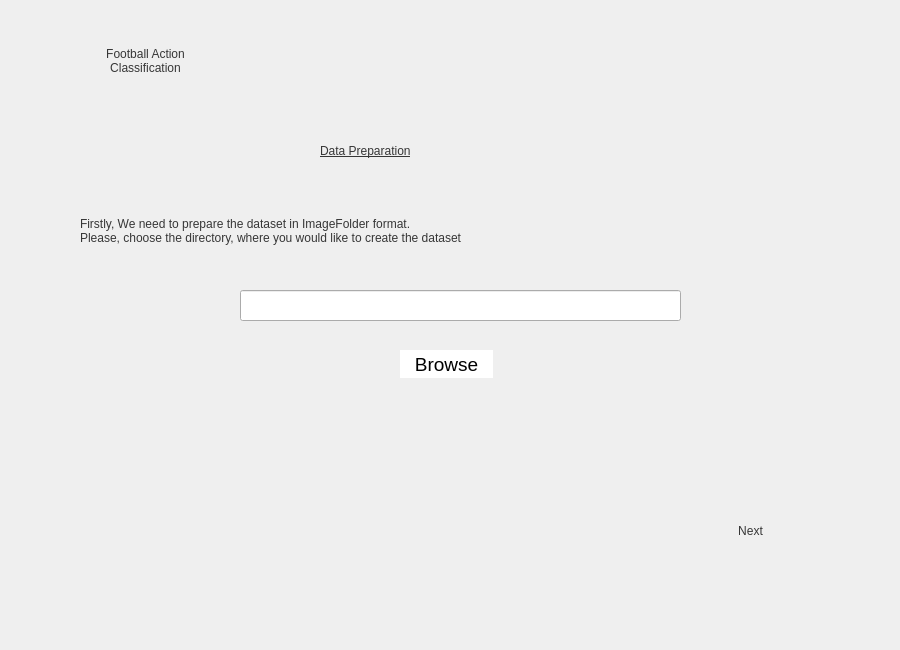
<?xml version="1.0" encoding="UTF-8"?>
<ui version="4.0">
 <class>Dialog</class>
 <widget class="QDialog" name="Dialog">
  <property name="geometry">
   <rect>
    <x>0</x>
    <y>0</y>
    <width>900</width>
    <height>650</height>
   </rect>
  </property>
  <property name="windowTitle">
   <string>Dialog</string>
  </property>
  <widget class="QWidget" name="backgroundwidget" native="true">
   <property name="geometry">
    <rect>
     <x>0</x>
     <y>0</y>
     <width>901</width>
     <height>651</height>
    </rect>
   </property>
   <property name="styleSheet">
    <string notr="true">QWidget#widget{ 
background-color: qlineargradient(spread:pad, x1:0.384211, y1:0.023, x2:0.768, y2:1, stop:0 rgba(29, 30, 73, 255), stop:1 rgba(39, 41, 100, 255));}</string>
   </property>
   <widget class="QLabel" name="backgroundPhoto">
    <property name="geometry">
     <rect>
      <x>0</x>
      <y>-30</y>
      <width>900</width>
      <height>700</height>
     </rect>
    </property>
    <property name="styleSheet">
     <string notr="true"/>
    </property>
    <property name="text">
     <string/>
    </property>
    <property name="pixmap">
     <pixmap>../Media/Des2.png</pixmap>
    </property>
    <property name="scaledContents">
     <bool>true</bool>
    </property>
   </widget>
   <widget class="QPushButton" name="FACButton">
    <property name="geometry">
     <rect>
      <x>10</x>
      <y>10</y>
      <width>271</width>
      <height>101</height>
     </rect>
    </property>
    <property name="cursor">
     <cursorShape>PointingHandCursor</cursorShape>
    </property>
    <property name="styleSheet">
     <string notr="true">QPushButton {
	border-radius: 20px;
	background-color: qlineargradient(spread:pad, x1:0.384211, y1:0.023, x2:0.768, 		y2:1, stop:0 rgba(0, 0, 0, 15), stop:1 rgba(0, 0, 0, 15));

	font: 75 22pt &quot;Century Gothic&quot;; color: rgba(54, 54, 54)
}

QPushButton:hover{
	background-color: rgba(73, 96, 96);
}
QPushButton:pressed{
	background-color: rgba(54, 54, 54);
}</string>
    </property>
    <property name="text">
     <string>Football Action
Classification</string>
    </property>
   </widget>
   <widget class="QLabel" name="mainLabel">
    <property name="geometry">
     <rect>
      <x>80</x>
      <y>170</y>
      <width>751</width>
      <height>121</height>
     </rect>
    </property>
    <property name="styleSheet">
     <string notr="true">font: 70 12pt &quot;Century Gothic&quot;; color: rgba(54, 54, 54);</string>
    </property>
    <property name="text">
     <string>Firstly, We need to prepare the dataset in ImageFolder format.
Please, choose the directory, where you would like to create the dataset</string>
    </property>
   </widget>
   <widget class="QLabel" name="instructions">
    <property name="geometry">
     <rect>
      <x>320</x>
      <y>130</y>
      <width>271</width>
      <height>41</height>
     </rect>
    </property>
    <property name="styleSheet">
     <string notr="true">font: 70 18pt &quot;Century Gothic&quot;; color: rgba(54, 54, 54);
text-decoration: underline;</string>
    </property>
    <property name="text">
     <string>Data Preparation</string>
    </property>
   </widget>
   <widget class="QLineEdit" name="lineEdit">
    <property name="geometry">
     <rect>
      <x>240</x>
      <y>290</y>
      <width>441</width>
      <height>31</height>
     </rect>
    </property>
   </widget>
   <widget class="QPushButton" name="nextButton">
    <property name="geometry">
     <rect>
      <x>670</x>
      <y>500</y>
      <width>161</width>
      <height>61</height>
     </rect>
    </property>
    <property name="cursor">
     <cursorShape>PointingHandCursor</cursorShape>
    </property>
    <property name="styleSheet">
     <string notr="true">QPushButton {
	border-radius: 20px;
	background-color: qlineargradient(spread:pad, x1:0.384211, y1:0.023, x2:0.768, 		y2:1, stop:0 rgba(0, 0, 0, 15), stop:1 rgba(0, 0, 0, 15));

	font: 75 22pt &quot;Century Gothic&quot;; color: rgba(54, 54, 54)
}

QPushButton:hover{
	background-color: rgba(73, 96, 96);
}
QPushButton:pressed{
	background-color: rgba(54, 54, 54);
}</string>
    </property>
    <property name="text">
     <string>Next</string>
    </property>
   </widget>
   <widget class="QPushButton" name="browseButton">
    <property name="geometry">
     <rect>
      <x>400</x>
      <y>350</y>
      <width>93</width>
      <height>28</height>
     </rect>
    </property>
    <property name="styleSheet">
     <string notr="true">QPushButton {
	border-radius: 15px;

	background-color: rgb(255, 255, 255);

	font: 75 14pt; color: rgb(0, 0, 0);
}

QPushButton:hover{
	background-color: rgb(85, 170, 255);
}
QPushButton:pressed{
	background-color: rgb(91, 96, 230);
}</string>
    </property>
    <property name="text">
     <string>Browse</string>
    </property>
   </widget>
  </widget>
 </widget>
 <resources>
  <include location="background.qrc"/>
 </resources>
 <connections/>
</ui>
